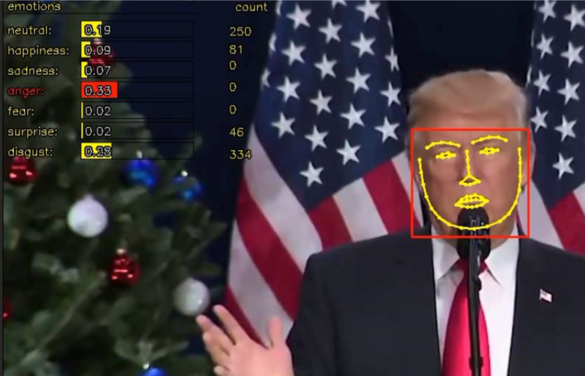
#> input picture img/Trump.png, 585 x 376 px
$ python -i gabor.py   (imports and definitions only)   (older library calls are emulated)
#> lines starting #> are read from the running program, lines starting #| are printed output that depends on the picture
#> further down, picture is the input picture: shape (376, 585, 3); mean B, G, R 61.3, 56.1, 67.2
import numpy as np
from skimage.filters import gabor_kernel
import cv2

class KernelParams:

# 주어진 gabor 커널를 나타내는 클래스
    def __init__(self, wavelength, orientation):

        self.wavelength = wavelength

        self.orientation = orientation

# 해시 값을 생성
    def __hash__(self):

        return hash((self.wavelength, self.orientation))

# 다른 인스턴스와 이 객체 인스턴스가 동일한지 확인
    def __eq__(self, other):

        return (self.wavelength, self.orientation) == \
               (other.wavelength, other.orientation)

# 이 객체와 다른 인스턴스와 다른지 확인
    def __ne__(self, other):

        return not(self == other)

class GaborBank:

    def __init__(self, w = [4, 7, 10, 13],
                       o = [i for i in np.arange(0, np.pi, np.pi / 8)]):

        self._wavelengths = w

        self._orientations = o
#> self._orientations = [0, 0.393, 0.785, 1.18, 1.57, 1.96, 2.36, 2.75]

        self._kernels = {}


        for wavelength in self._wavelengths:
            for orientation in self._orientations:

                # 주파수 = 1 / 파장
                frequency = 1 / wavelength

                # 파장 = 빈도, 방향
                kernel = gabor_kernel(frequency, orientation)
                par = KernelParams(wavelength, orientation)
                self._kernels[par] = kernel

    def filter(self, image):
        image = cv2.cvtColor(image, cv2.COLOR_BGR2GRAY)
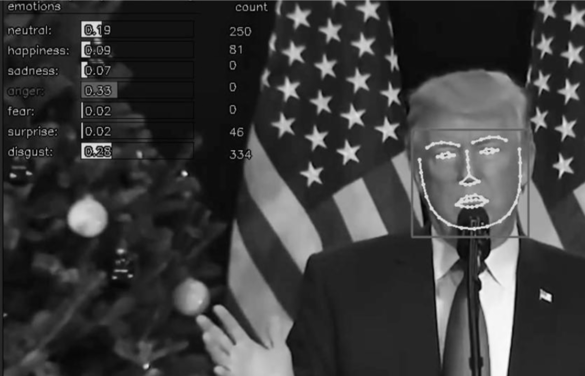
#> image: shape (376, 585); min 0, max 251, mean 60

        responses = []
        for wavelength in self._wavelengths:
            for orientation in self._orientations:

                frequency = 1 / wavelength
                par = KernelParams(wavelength, orientation)
                kernel = self._kernels[par]

                # cv2.filter2D 2D 이미지
                # cv2.CV_32F 픽셀을 0 - 1.0 사이의 값으로 변환
                real = cv2.filter2D(image, cv2.CV_32F, kernel.real)
                imag = cv2.filter2D(image, cv2.CV_32F, kernel.imag)

                # 주파수 계산 함수 cv2.magnitude
                mag = cv2.magnitude(real, imag)
                cv2.normalize(mag, mag, -1, 1, cv2.NORM_MINMAX)

                responses.append(mag)
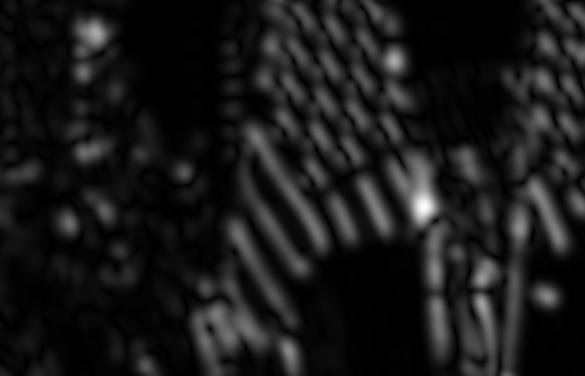
#> mag: shape (376, 585) float32; min -1, max 1, mean -0.798; drawn with min black and max white
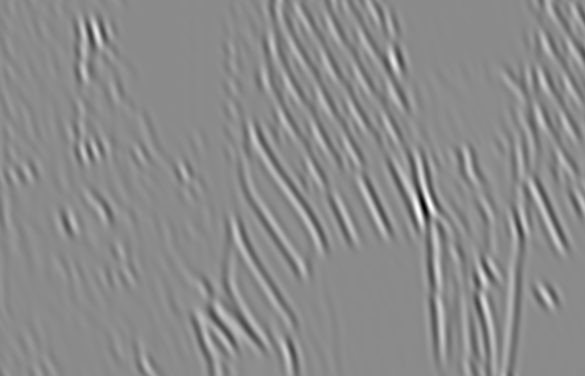
#> real: shape (376, 585) float32; min -27.99, max 23.51, mean 0.2; drawn with min black and max white
#> after the loop, responses = 32 items

        return np.array(responses)

>>> import cv2
>>> picture = cv2.imread('img/Trump.png')
>>> result = GaborBank().filter(picture)
